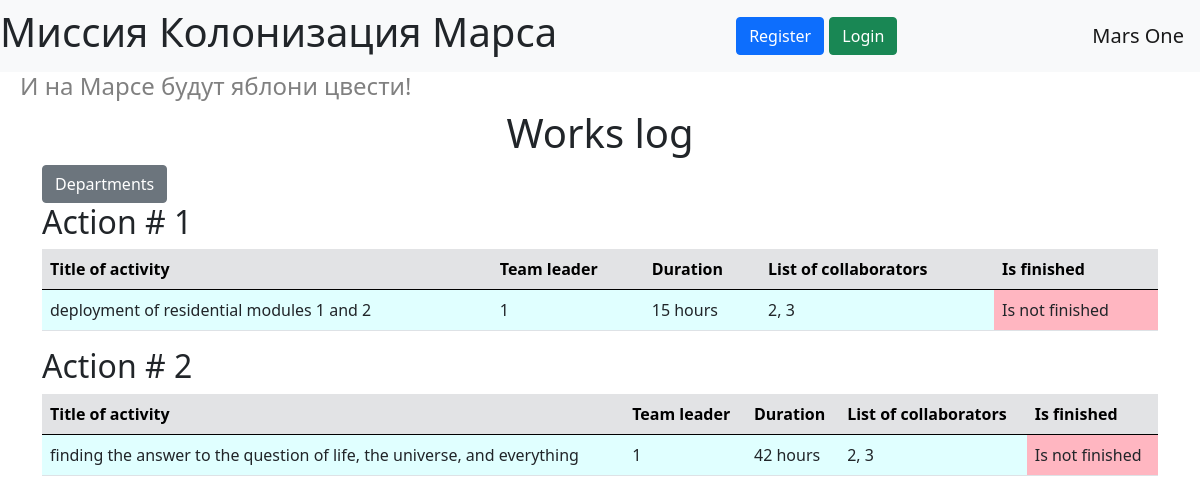
The page / on the database its author committed.
### data/models.py (models this page shows)
class Jobs(SqlAlchemyBase):
    __tablename__ = 'jobs'
    id = sqlalchemy.Column(sqlalchemy.Integer,
                           primary_key=True, autoincrement=True)
    team_leader = sqlalchemy.Column(sqlalchemy.Integer, sqlalchemy.ForeignKey('users.id'))
    job = sqlalchemy.Column(sqlalchemy.String)
    work_size = sqlalchemy.Column(sqlalchemy.Integer)
    collaborators = sqlalchemy.Column(sqlalchemy.String)
    start_date = sqlalchemy.Column(sqlalchemy.DateTime, default=datetime.datetime.now)
    end_date = sqlalchemy.Column(sqlalchemy.DateTime, default=datetime.datetime.now)
    is_finished = sqlalchemy.Column(sqlalchemy.Boolean)

### main.py (the view)
@app.route('/')
def works_log():
    return render_template('index.html', jobs=session.query(Jobs).all(),
                           title='Works log', message=request.args.get('message'),
                           message_type=request.args.get('message_type'))

### templates/index.html (shortened to what this page needs)
{% extends 'base.html' %}
{% block content %}
    <h1 class="text-center">{{ title }}</h1>
    <a class="btn btn-secondary" href="/departments">Departments</a>
    {% for job in jobs %}
        <h2>Action # {{ loop.index }}</h2>
        <table class="table">
            <thead>
                <tr class="table-secondary">
                    <th>Title of activity</th>
                    <th>Team leader</th>
                    <th>Duration</th>
                    <th>List of collaborators</th>
                    <th>Is finished</th>
                </tr>
            </thead>
            <tbody style="background-color: lightcyan">
                <tr>
                    <td>{{ job.job }}</td>
                    <td>{{ job.team_leader }}</td>
                    <td>{{ job.work_size }} hours</td>
                    <td>{{ job.collaborators }}</td>
                    <td style="background-color: {% if not job.is_finished %}lightpink{% else %}lightgreen{% endif %}">
                        Is {% if not job.is_finished %}not {% endif %}finished
                    </td>
                </tr>
            </tbody>
        </table>
    {% endfor %}
{% endblock %}

### templates/base.html (shortened to what this page needs)
<!DOCTYPE html>
<html lang="en">
    <head>
        <link href="https://cdn.jsdelivr.net/npm/bootstrap@5.0.0-beta2/dist/css/bootstrap.min.css"
              rel="stylesheet"
>
        <link rel="stylesheet" type="text/css" href="{{ url_for('static', filename='css/style.css') }}"/>
    </head>
    <body>
        <header>
            <nav class="navbar navbar-light bg-light">
                <h1>Миссия Колонизация Марса</h1>
                {% if current_user.is_authenticated %}
                    <a class="navbar-brand" href="/logout">{{ current_user.name }} {{ current_user.surname }}</a>
                {% else %}
                    <div class="navbar-brand">
                        <a class="btn btn-primary" href="/register">Register</a>
                        <a class="btn btn-success" href="/login">Login</a>
                    </div>
                {% endif %}
                <a class="navbar-brand" href="/">Mars One</a>
            </nav>
        </header>
        <h4>И на Марсе будут яблони цвести!</h4>
        <main role="main" class="container">
            {% block content %}{% endblock %}
        </main>
    </body>
</html>

### static/css/style.css (style rules this page uses)
h4 { color: grey; margin-left: 20px; }

### rows shown on the page
Jobs: job "deployment of residential modules 1 and 2", team_leader "1", work_size "15", collaborators "2, 3", is_finished "not"
Jobs: job "finding the answer to the question of life, the universe, and everything", team_leader "1", work_size "42", collaborators "2, 3", shows "not"

### other values the page prints
{{ title }} "Works log"
